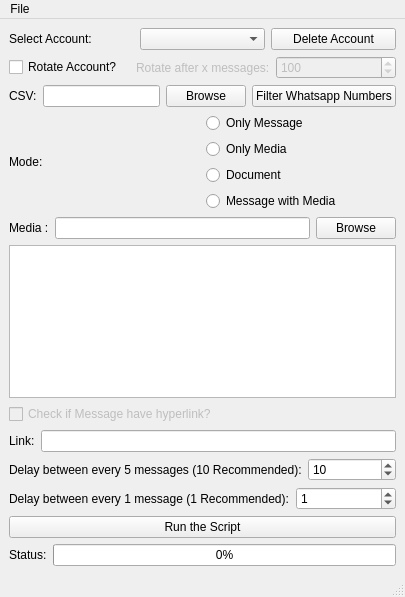
<?xml version="1.0" encoding="UTF-8"?>
<ui version="4.0">
 <class>MainWindow</class>
 <widget class="QMainWindow" name="MainWindow">
  <property name="geometry">
   <rect>
    <x>0</x>
    <y>0</y>
    <width>405</width>
    <height>597</height>
   </rect>
  </property>
  <property name="windowTitle">
   <string>Bulk Whatsapp Sender</string>
  </property>
  <property name="windowIcon">
   <iconset>
    <normaloff>../../../../../../.designer/backup/myico.ico</normaloff>../../../../../../.designer/backup/myico.ico</iconset>
  </property>
  <property name="windowOpacity">
   <double>1.000000000000000</double>
  </property>
  <property name="tabShape">
   <enum>QTabWidget::Triangular</enum>
  </property>
  <widget class="QWidget" name="centralwidget">
   <layout class="QVBoxLayout" name="verticalLayout">
    <item>
     <layout class="QVBoxLayout" name="verticalLayout_2">
      <item>
       <layout class="QHBoxLayout" name="horizontalLayout_8">
        <item>
         <widget class="QLabel" name="label_4">
          <property name="text">
           <string>Select Account: </string>
          </property>
         </widget>
        </item>
        <item>
         <widget class="QComboBox" name="selectAccount"/>
        </item>
        <item>
         <widget class="QPushButton" name="deleteAccount">
          <property name="text">
           <string>Delete Account</string>
          </property>
         </widget>
        </item>
       </layout>
      </item>
      <item>
       <layout class="QHBoxLayout" name="horizontalLayout_7">
        <item>
         <widget class="QCheckBox" name="isRotateCB">
          <property name="text">
           <string>Rotate Account?</string>
          </property>
         </widget>
        </item>
        <item>
         <widget class="QLabel" name="rotateAccLabel">
          <property name="enabled">
           <bool>false</bool>
          </property>
          <property name="text">
           <string>Rotate after x messages:</string>
          </property>
         </widget>
        </item>
        <item>
         <widget class="QSpinBox" name="rotateAccSpin">
          <property name="enabled">
           <bool>false</bool>
          </property>
          <property name="minimum">
           <number>1</number>
          </property>
          <property name="maximum">
           <number>999999999</number>
          </property>
          <property name="value">
           <number>100</number>
          </property>
         </widget>
        </item>
       </layout>
      </item>
      <item>
       <layout class="QHBoxLayout" name="horizontalLayout">
        <item>
         <widget class="QLabel" name="csvLabel">
          <property name="text">
           <string>CSV:</string>
          </property>
         </widget>
        </item>
        <item>
         <widget class="QLineEdit" name="csvInput"/>
        </item>
        <item>
         <widget class="QPushButton" name="csvBrowse">
          <property name="text">
           <string>Browse</string>
          </property>
         </widget>
        </item>
        <item>
         <widget class="QPushButton" name="filterCsv">
          <property name="text">
           <string>Filter Whatsapp Numbers</string>
          </property>
         </widget>
        </item>
       </layout>
      </item>
      <item>
       <layout class="QHBoxLayout" name="horizontalLayout_2">
        <item>
         <widget class="QLabel" name="modelLabel">
          <property name="text">
           <string>Mode:</string>
          </property>
         </widget>
        </item>
        <item>
         <layout class="QVBoxLayout" name="verticalLayout_3">
          <item>
           <widget class="QRadioButton" name="onlyMessage">
            <property name="text">
             <string>Only Message</string>
            </property>
           </widget>
          </item>
          <item>
           <widget class="QRadioButton" name="onlyMedia">
            <property name="enabled">
             <bool>true</bool>
            </property>
            <property name="text">
             <string>Only Media</string>
            </property>
           </widget>
          </item>
          <item>
           <widget class="QRadioButton" name="attachDocument">
            <property name="text">
             <string>Document</string>
            </property>
           </widget>
          </item>
          <item>
           <widget class="QRadioButton" name="messageWithMedia">
            <property name="text">
             <string>Message with Media</string>
            </property>
           </widget>
          </item>
         </layout>
        </item>
       </layout>
      </item>
      <item>
       <layout class="QHBoxLayout" name="horizontalLayout_3">
        <item>
         <widget class="QLabel" name="mediaLabel">
          <property name="text">
           <string>Media :</string>
          </property>
         </widget>
        </item>
        <item>
         <widget class="QLineEdit" name="mediaInput"/>
        </item>
        <item>
         <widget class="QPushButton" name="mediaBrowse">
          <property name="text">
           <string>Browse</string>
          </property>
         </widget>
        </item>
       </layout>
      </item>
      <item>
       <layout class="QHBoxLayout" name="horizontalLayout_4">
        <item>
         <layout class="QVBoxLayout" name="verticalLayout_4">
          <item>
           <widget class="QPlainTextEdit" name="messageInput">
            <property name="enabled">
             <bool>true</bool>
            </property>
           </widget>
          </item>
          <item>
           <widget class="QCheckBox" name="hasLink">
            <property name="enabled">
             <bool>false</bool>
            </property>
            <property name="text">
             <string>Check if Message have hyperlink?</string>
            </property>
           </widget>
          </item>
          <item>
           <layout class="QHBoxLayout" name="horizontalLayout_11">
            <item>
             <widget class="QLabel" name="label">
              <property name="text">
               <string>Link:</string>
              </property>
             </widget>
            </item>
            <item>
             <widget class="QLineEdit" name="hyperlinkInput"/>
            </item>
           </layout>
          </item>
         </layout>
        </item>
       </layout>
      </item>
      <item>
       <layout class="QHBoxLayout" name="horizontalLayout_12">
        <item>
         <widget class="QLabel" name="label_2">
          <property name="text">
           <string>Delay between every 5 messages (10 Recommended):</string>
          </property>
         </widget>
        </item>
        <item>
         <widget class="QSpinBox" name="intervalSpin">
          <property name="maximumSize">
           <size>
            <width>100</width>
            <height>16777215</height>
           </size>
          </property>
          <property name="minimum">
           <number>5</number>
          </property>
          <property name="value">
           <number>10</number>
          </property>
         </widget>
        </item>
       </layout>
      </item>
      <item>
       <layout class="QHBoxLayout" name="horizontalLayout_6">
        <item>
         <widget class="QLabel" name="label_3">
          <property name="text">
           <string>Delay between every 1 message (1 Recommended):</string>
          </property>
         </widget>
        </item>
        <item>
         <widget class="QSpinBox" name="singleInterval">
          <property name="maximumSize">
           <size>
            <width>100</width>
            <height>16777215</height>
           </size>
          </property>
          <property name="value">
           <number>1</number>
          </property>
         </widget>
        </item>
       </layout>
      </item>
      <item>
       <layout class="QHBoxLayout" name="horizontalLayout_5">
        <item>
         <widget class="QPushButton" name="runScript">
          <property name="text">
           <string>Run the Script</string>
          </property>
         </widget>
        </item>
       </layout>
      </item>
     </layout>
    </item>
    <item>
     <layout class="QHBoxLayout" name="horizontalLayout_9">
      <item>
       <widget class="QLabel" name="statusLabel">
        <property name="text">
         <string>Status:</string>
        </property>
       </widget>
      </item>
      <item>
       <widget class="QProgressBar" name="progressBar">
        <property name="value">
         <number>0</number>
        </property>
       </widget>
      </item>
     </layout>
    </item>
   </layout>
  </widget>
  <widget class="QMenuBar" name="menubar">
   <property name="geometry">
    <rect>
     <x>0</x>
     <y>0</y>
     <width>405</width>
     <height>21</height>
    </rect>
   </property>
   <widget class="QMenu" name="menuFile">
    <property name="title">
     <string>File</string>
    </property>
    <addaction name="addAccount"/>
    <addaction name="actionDownload_Sample_CSV"/>
   </widget>
   <addaction name="menuFile"/>
  </widget>
  <widget class="QStatusBar" name="statusbar"/>
  <action name="file_register">
   <property name="text">
    <string>Register Software...</string>
   </property>
  </action>
  <action name="addAccount">
   <property name="text">
    <string>Add Account</string>
   </property>
  </action>
  <action name="actionDownload_Sample_CSV">
   <property name="text">
    <string>Download Sample CSV</string>
   </property>
  </action>
 </widget>
 <resources/>
 <connections/>
</ui>
